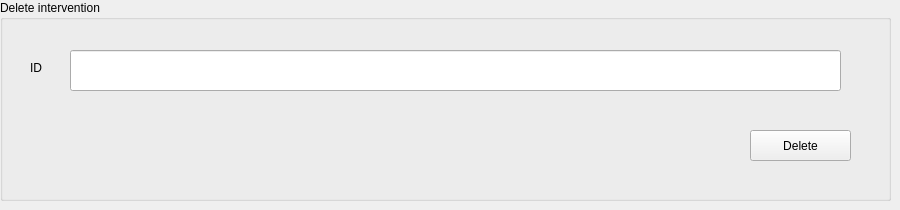
             <widget class="QWidget" name="Delete_10">
              <attribute name="title">
               <string>Delete</string>
              </attribute>
              <widget class="QGroupBox" name="groupBox_55">
               <property name="geometry">
                <rect>
                 <x>0</x>
                 <y>0</y>
                 <width>891</width>
                 <height>201</height>
                </rect>
               </property>
               <property name="styleSheet">
                <string notr="true">font: 75 10pt &quot;MS Shell Dlg 2&quot;;</string>
               </property>
               <property name="title">
                <string>Delete intervention</string>
               </property>
               <widget class="QLineEdit" name="lineEdit_116">
                <property name="geometry">
                 <rect>
                  <x>70</x>
                  <y>50</y>
                  <width>771</width>
                  <height>41</height>
                 </rect>
                </property>
               </widget>
               <widget class="QPushButton" name="pushButton_83">
                <property name="geometry">
                 <rect>
                  <x>750</x>
                  <y>130</y>
                  <width>101</width>
                  <height>31</height>
                 </rect>
                </property>
                <property name="text">
                 <string>Delete</string>
                </property>
                <property name="icon">
                 <iconset>
                  <normaloff>../../project/icon/delete.svg</normaloff>../../project/icon/delete.svg</iconset>
                </property>
               </widget>
               <widget class="QLabel" name="label_195">
                <property name="geometry">
                 <rect>
                  <x>30</x>
                  <y>60</y>
                  <width>21</width>
                  <height>16</height>
                 </rect>
                </property>
                <property name="text">
                 <string>ID</string>
                </property>
               </widget>
              </widget>
             </widget>
